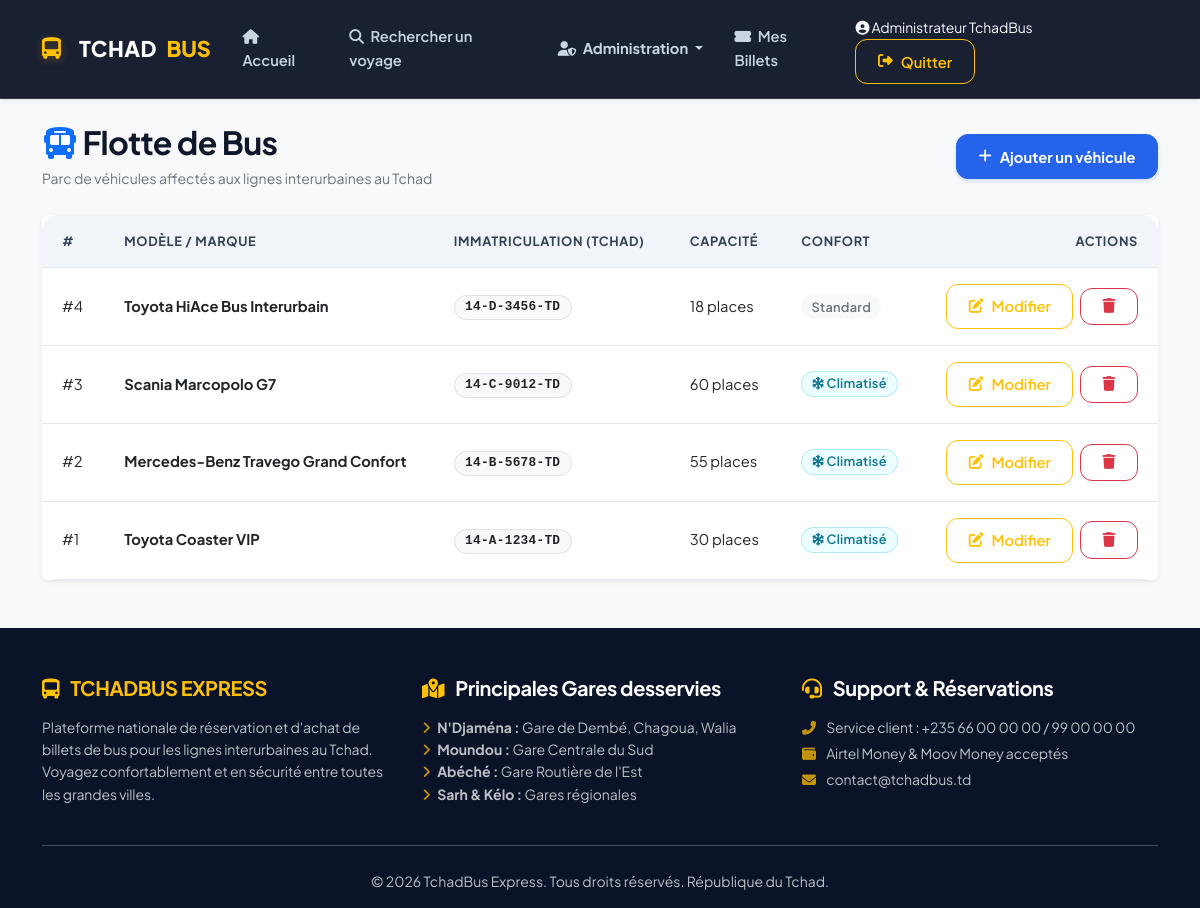
Page /admin/vehicules/index.php (signed in) on the committed database.
### tables this page shows
CREATE TABLE IF NOT EXISTS `vehicules` (
  `id` INT AUTO_INCREMENT PRIMARY KEY,
  `marque` VARCHAR(100) NOT NULL,
  `immatriculation` VARCHAR(50) NOT NULL,
  `capacite` INT NOT NULL,
  `climatise` TINYINT(1) DEFAULT 1,
  `created_at` TIMESTAMP DEFAULT CURRENT_TIMESTAMP
);

### admin/vehicules/index.php (the view, shortened to what this page needs)
<?php
include '../../includes/header.php';
$database = new Database();
$db = $database->getConnection();
$query = "SELECT * FROM vehicules ORDER BY id DESC";
$stmt = $db->prepare($query);
$stmt->execute();
$vehicules = $stmt->fetchAll(PDO::FETCH_ASSOC);
?>
<div class="row">
    <div class="col-12">
        <div class="d-flex justify-content-between align-items-center mb-4">
            <div>
                <h2 class="fw-bold mb-1"><i class="fas fa-bus text-primary"></i> Flotte de Bus</h2>
                <small class="text-muted">Parc de véhicules affectés aux lignes interurbaines au Tchad</small>
            </div>
            <a href="ajouter.php" class="btn btn-primary fw-bold">
                <i class="fas fa-plus"></i> Ajouter un véhicule
            </a>
        </div>
        <div class="card shadow-sm border-0 rounded-3">
            <div class="card-body p-0">
                <div class="table-responsive">
                    <table class="table table-hover align-middle mb-0">
                        <thead class="table-primary">
                            <tr>
                                <th>#</th>
                                <th>Modèle / Marque</th>
                                <th>Immatriculation (Tchad)</th>
                                <th>Capacité</th>
                                <th>Confort</th>
                                <th class="text-end">Actions</th>
                            </tr>
                        </thead>
                        <tbody>
                            <?php if(empty($vehicules)): ?>
                                <tr><td colspan="6" class="text-center py-4 text-muted">Aucun véhicule enregistré.</td></tr>
                            <?php else: ?>
                                <?php foreach($vehicules as $vehicule): ?>
                                <tr>
                                    <td>#<?php echo $vehicule['id']; ?></td>
                                    <td><strong><?php echo htmlspecialchars($vehicule['marque']); ?></strong></td>
                                    <td><span class="badge bg-light text-dark border font-monospace"><?php echo htmlspecialchars($vehicule['immatriculation']); ?></span></td>
                                    <td><?php echo $vehicule['capacite']; ?> places</td>
                                    <td>
                                        <?php if(!empty($vehicule['climatise'])): ?>
                                            <span class="badge bg-info text-dark"><i class="fas fa-snowflake"></i> Climatisé</span>
                                        <?php else: ?>
                                            <span class="badge bg-light text-muted">Standard</span>
                                        <?php endif; ?>
                                    </td>
                                    <td class="text-end">
                                        <a href="modifier.php?id=<?php echo $vehicule['id']; ?>" class="btn btn-sm btn-outline-warning me-1">
                                            <i class="fas fa-edit"></i> Modifier
                                        </a>
                                        <a href="supprimer.php?id=<?php echo $vehicule['id']; ?>" class="btn btn-sm btn-outline-danger" onclick="return confirm('Êtes-vous sûr de vouloir supprimer ce bus ?')">
                                            <i class="fas fa-trash"></i>
                                        </a>
                                    </td>
                                </tr>
                                <?php endforeach; ?>
                            <?php endif; ?>
                        </tbody>
                    </table>
                </div>
            </div>
        </div>
    </div>
</div>
<?php include '../../includes/footer.php'; ?>

### assets/css/style.css (style rules this page uses)
:root { --primary-color: #2563eb; --primary-hover: #1d4ed8; --primary-light: #eff6ff; --primary-dark: #1e40af; --secondary-color: #0f172a; --secondary-light: #334155; --success-color: #10b981; --success-light: #ecfdf5; --warning-color: #f59e0b; --warning-light: #fffbeb; --danger-color: #ef4444; --danger-light: #fef2f2; --info-color: #06b6d4; --info-light: #ecfeff; --bg-main: #f8fafc; --bg-card: #ffffff; --border-color: #e2e8f0; --border-hover: #cbd5e1; --text-main: #0f172a; --text-muted: #64748b; --text-light: #94a3b8; --shadow-sm: 0 1px 3px rgba(0, 0, 0, 0.05), 0 1px 2px rgba(0, 0, 0, 0.03); --shadow-md: 0 4px 6px -1px rgba(0, 0, 0, 0.06), 0 2px 4px -2px rgba(0, 0, 0, 0.04); --shadow-lg: 0 10px 25px -5px rgba(0, 0, 0, 0.06), 0 8px 10px -6px rgba(0, 0, 0, 0.04); --shadow-xl: 0 20px 35px -5px rgba(37, 99, 235, 0.12), 0 10px 10px -5px rgba(0, 0, 0, 0.03); --radius-sm: 8px; --radius-md: 12px; --radius-lg: 16px; --radius-xl: 24px; --radius-pill: 9999px; --transition-fast: 0.15s ease; --transition-normal: 0.25s cubic-bezier(0.16, 1, 0.3, 1); }
*, *::before, *::after { box-sizing: border-box; }
html { scroll-behavior: smooth; }
body { font-family: 'Plus Jakarta Sans', system-ui, -apple-system, sans-serif; background-color: var(--bg-main); color: var(--text-main); line-height: 1.6; min-height: 100vh; display: flex; flex-direction: column; -webkit-font-smoothing: antialiased; }
h1, h2, h3, h4, h5, h6, .h1, .h2, .h3, .h4, .h5, .h6 { font-weight: 700; color: var(--text-main); letter-spacing: -0.02em; }
p, span, label { letter-spacing: -0.01em; }
.card { background-color: var(--bg-card); border: 1px solid var(--border-color); border-radius: var(--radius-lg); box-shadow: var(--shadow-sm); transition: var(--transition-normal); overflow: hidden; }
.card-body { padding: 1.5rem; }
.btn { font-weight: 600; font-size: 0.92rem; padding: 0.65rem 1.35rem; border-radius: var(--radius-md); transition: var(--transition-fast); display: inline-flex; align-items: center; justify-content: center; gap: 0.5rem; }
.btn-primary { background-color: var(--primary-color); border-color: var(--primary-color); color: #ffffff; box-shadow: 0 2px 4px rgba(37, 99, 235, 0.2); }
.badge { font-weight: 600; font-size: 0.8rem; padding: 0.4em 0.8em; border-radius: var(--radius-pill); letter-spacing: 0.02em; }
.badge.bg-info { background-color: var(--info-light) !important; color: #0e7490 !important; border: 1px solid rgba(6, 182, 212, 0.25); }
.table-responsive { border-radius: var(--radius-lg); overflow: hidden; }
.table { margin-bottom: 0; border-collapse: separate; border-spacing: 0; }
.table thead th { background-color: #f1f5f9; color: var(--secondary-light); font-size: 0.8rem; font-weight: 700; text-transform: uppercase; letter-spacing: 0.05em; padding: 1rem 1.25rem; border-bottom: 1.5px solid var(--border-color); }
.table tbody td { padding: 1rem 1.25rem; vertical-align: middle; font-size: 0.92rem; border-bottom: 1px solid var(--border-color); }

### rows in the picture
vehicules: id "4", marque "Toyota HiAce Bus Interurbain", immatriculation "14-D-3456-TD", capacite "18", climatise "Standard"
vehicules: id "3", marque "Scania Marcopolo G7", immatriculation "14-C-9012-TD", capacite "60", climatise 1 (drawn)
vehicules: id "2", marque "Mercedes-Benz Travego Grand Confort", immatriculation "14-B-5678-TD", capacite "55", climatise 1 (drawn)
vehicules: id "1", marque "Toyota Coaster VIP", immatriculation "14-A-1234-TD", capacite "30", climatise 1 (drawn)

### other values in the picture
$_SESSION['user_name'] "Administrateur TchadBus"
